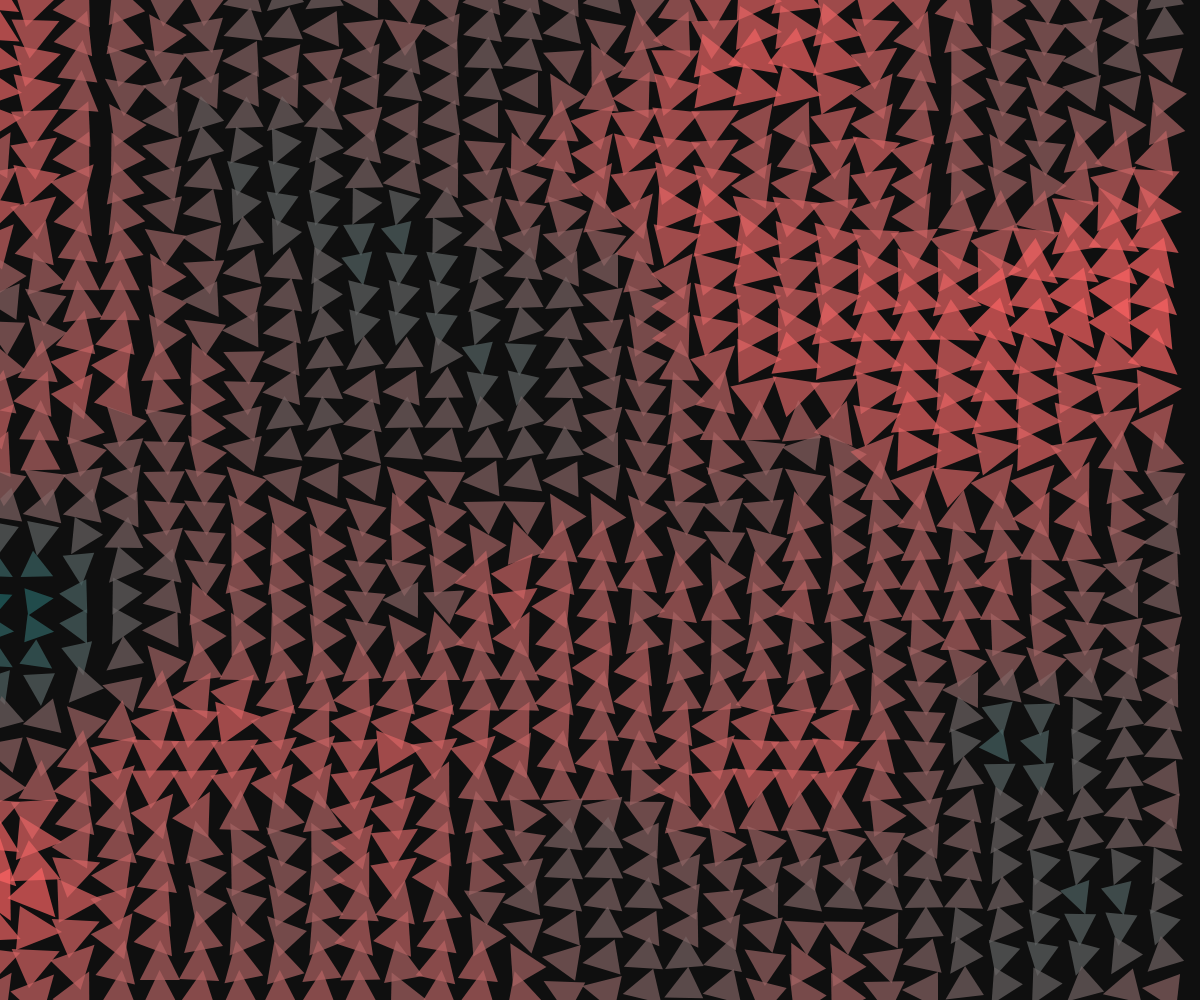
Frame 1 (no input)
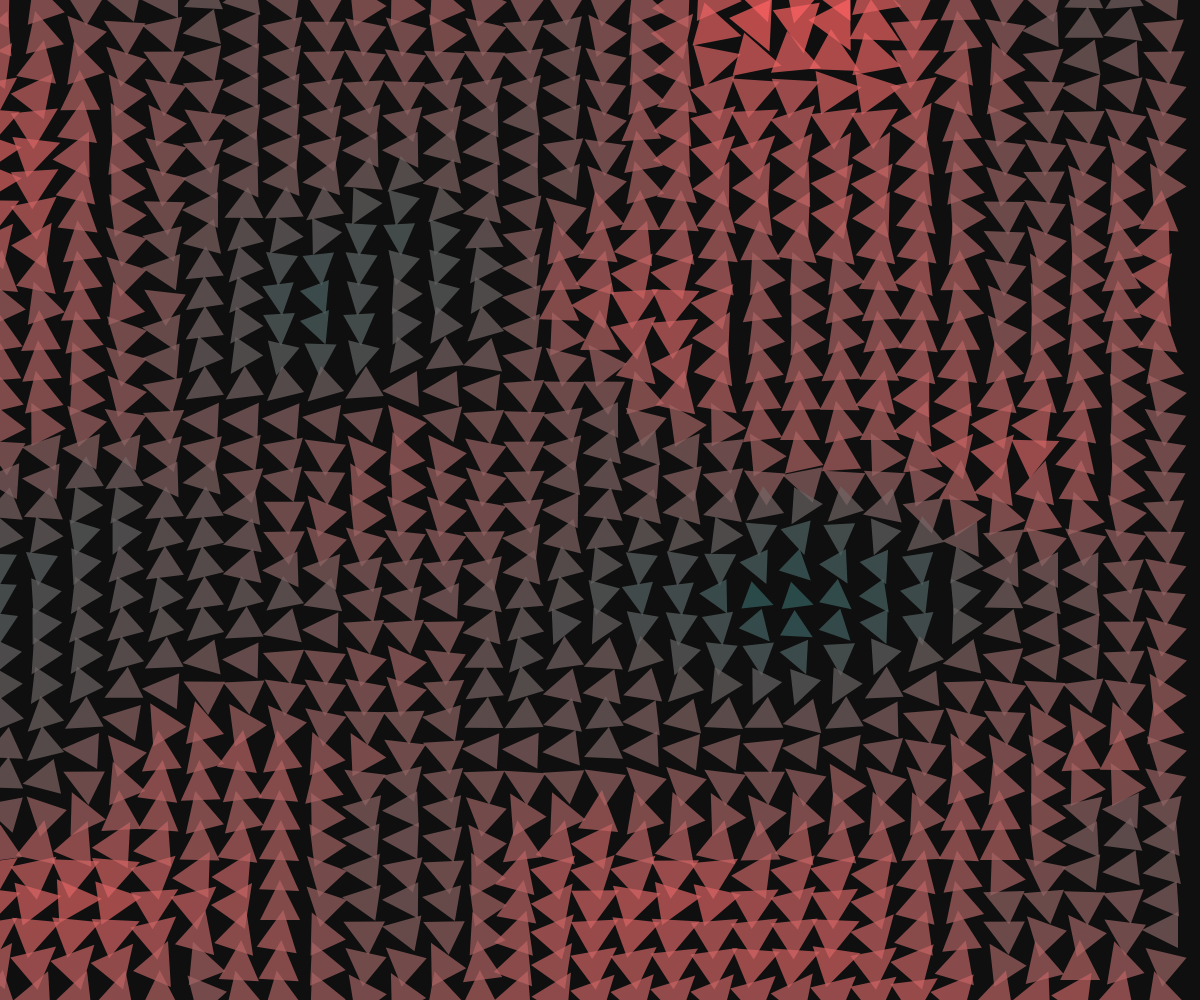
Frame 60 (no input)
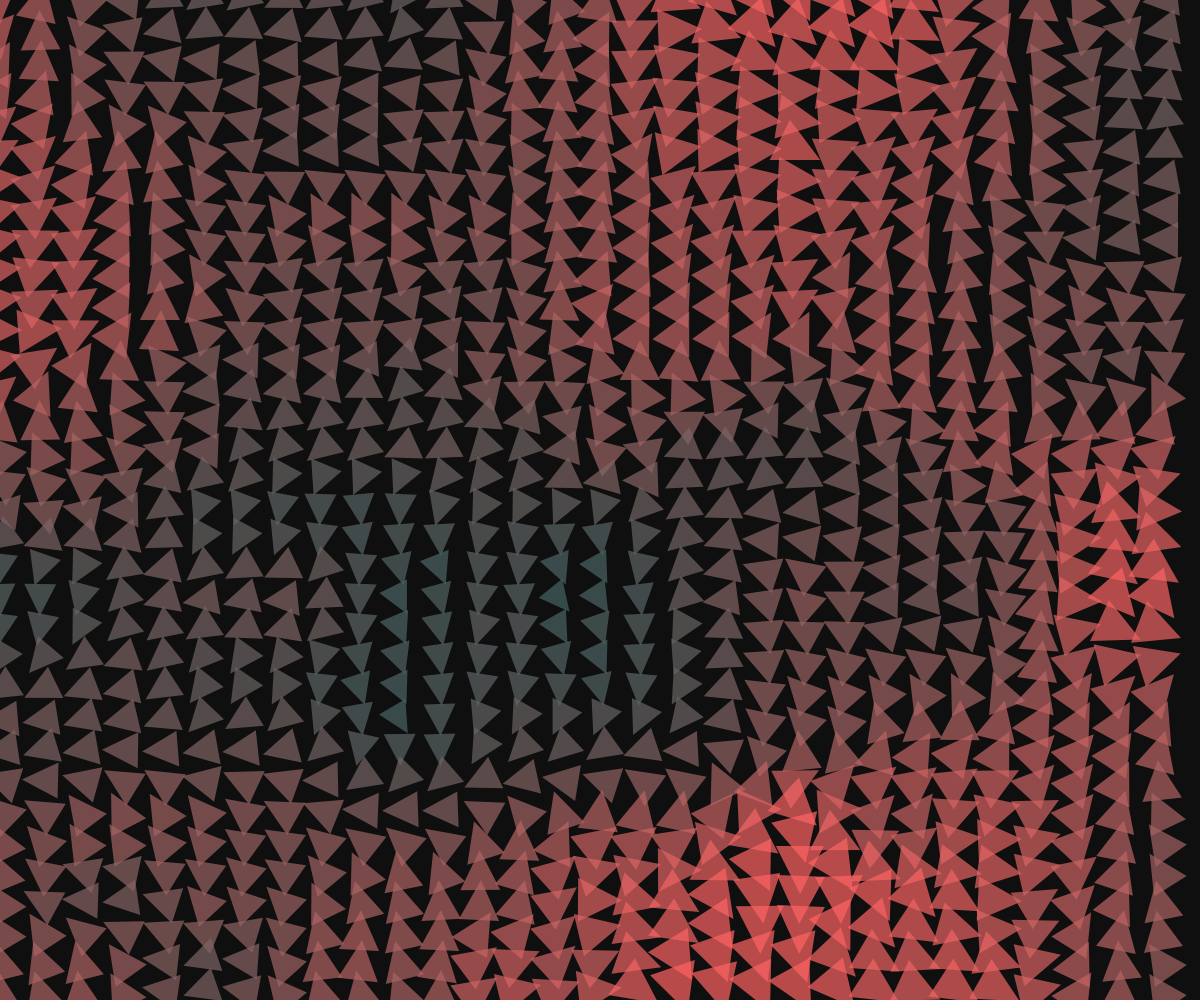
Frame 120 (the mouse pressed at the canvas centre since frame 60)

The p5.js sketch that drew these frames (run headless with seeded random() and noise() and a simulated clock; from frame 60 on, the mouse is pressed at the canvas centre):

// p5.js sketch
// ── sketch.js
let cols, rows;
    let triangleSize = 40;
    let timeOffset = 0;

    function setup() {
      createCanvas(windowWidth, windowHeight);
      cols = width / triangleSize;
      rows = height / (triangleSize * 0.75);
      noStroke();
    }

    function draw() {
      background(15);

      for (let y = 0; y < rows; y++) {
        for (let x = 0; x < cols; x++) {
          let noiseVal = noise(x * 0.1, y * 0.1, timeOffset);
          let angle = noiseVal * TWO_PI * 2; 
          let centerX = x * triangleSize;
          let centerY = y * triangleSize * 0.75;

          let sizeMod = map(noiseVal, 0, 1, 0.6, 1.4);
          let s = triangleSize * sizeMod;

          let hueVal = (noiseVal * 360) % 360;
          fill(hueVal, 100, 100, 180);

          drawTriangle(centerX, centerY, s, angle);
        }
      }
      
      timeOffset += 0.01;
    }

    function drawTriangle(x, y, s, angle) {
      let points = [
        createVector(x, y - s / 2),
        createVector(x - s / 2, y + s / 2),
        createVector(x + s / 2, y + s / 2)
      ];

      for (let i = 0; i < points.length; i++) {
        let p = points[i];
        let rotatedX = cos(angle) * (p.x - x) - sin(angle) * (p.y - y) + x;
        let rotatedY = sin(angle) * (p.x - x) + cos(angle) * (p.y - y) + y;
        points[i] = createVector(rotatedX, rotatedY);
      }

      triangle(points[0].x, points[0].y, points[1].x, points[1].y, points[2].x, points[2].y);
    }

    function windowResized() {
      resizeCanvas(windowWidth, windowHeight);
      cols = width / triangleSize;
      rows = height / (triangleSize * 0.75);
    }
